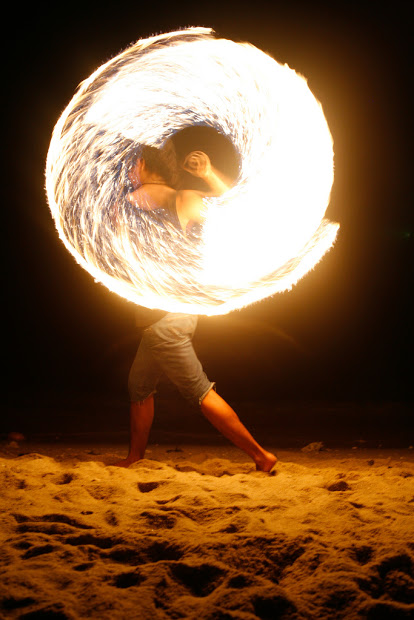
#> input picture imagem.jpg, 414 x 620 px
$ python atividade2.py
#> lines starting #> are read from the running program, lines starting #| are printed output that depends on the picture; after the words box and inside, x2 and y2 are one past the last pixel; in counts of white or black regions, pixels touching at a corner belong together
import cv2

# Convertendo para tons cinza

imagem = cv2.imread("imagem.jpg")
#> imagem is the input picture: shape (620, 414, 3); mean B, G, R 56.2, 85.8, 120.2

# cv2.imshow('Imagem Original', imagem)

gray = cv2.cvtColor(imagem, cv2.COLOR_BGR2GRAY)
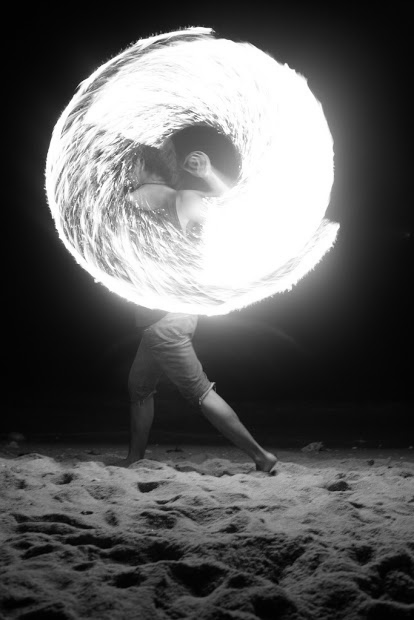
#> gray: shape (620, 414); min 0, max 255, mean 92.7
cv2.imshow('Imagem - Filtro GRAY', gray)

# cv2.imwrite("imagem_gray.jpg", gray) # gera nova imagem

fatia = gray[50:65, 170:190]

# cv2.imshow('Imagem Fatiada', fatia1)

val1 = fatia[0][0]
#> val1 = 255
escuro = gray[0][0]
#> escuro = 2

for y in range(0, len(gray)):
	for x in range(0, len(gray[y])):

		val2 = gray[y][x]

		if (((val1 + 30) <= val2) or ((val1 - 30) >= val2)):
			continue

		else: gray[y][x] = escuro
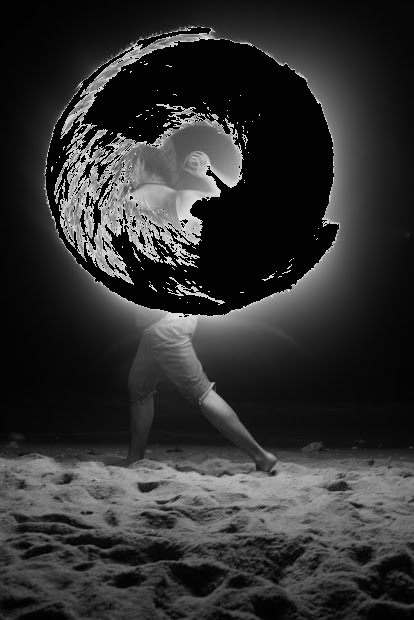
#> gray: shape (620, 414); 17.75% of pixels changed, all inside (x1, y1, x2, y2) = (45, 27, 339, 317)

cv2.imshow("Imagem modificada", gray)

cv2.waitKey(0)
